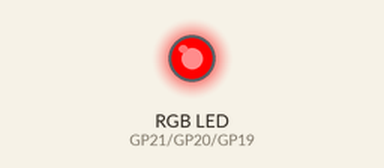
This program was run on a simulated Raspberry Pi Pico running MicroPython. Shown: an RGB LED mixed from three pins (HIGH = lit).

Above: at 0.1 s.
Timing chart, 0 to 1.6 s (numbered marks = the images above):
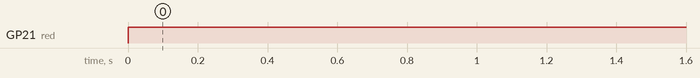

The program:

RGB.py
```python
from machine import Pin, PWM
from time import sleep
import random

red = PWM(Pin(21))
green = PWM(Pin(20))
blue = PWM(Pin(19))

red.freq(1000)
green.freq(1000)
blue.freq(1000)

def set_coulor(r,g,b):
    red.duty_u16(r*257)
    green.duty_u16(g*257)
    blue.duty_u16(b*257)

while True:
    for i in range(10):
        set_coulor(255,0,0)
    
```

Measured:
- by itself, GP21 (red): LOW → HIGH at 0.00 s
